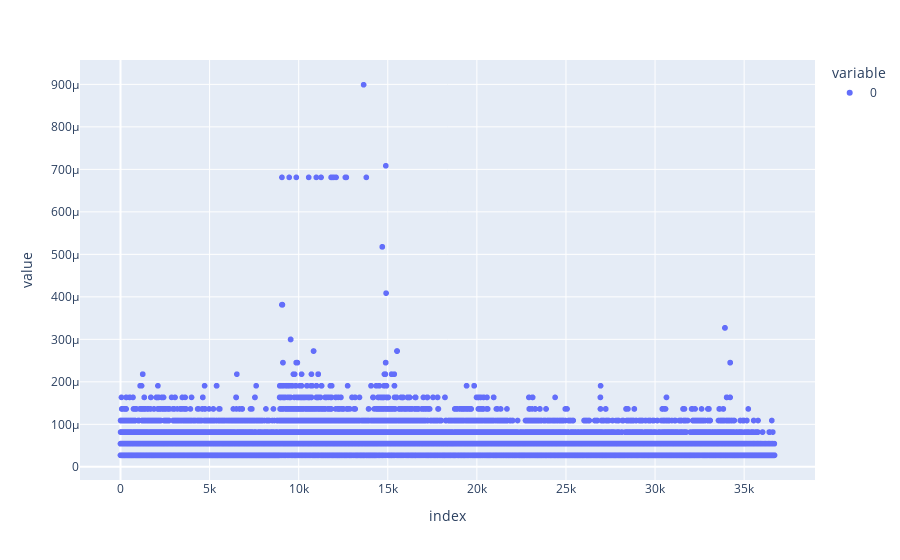

Notebook source saved alongside this figure:
### Code cell
px.scatter(degree_centrality.values())

### Figure 1 — Plotly figure (JSON) as saved in the notebook; plotly's stock layout.template omitted (floating-point values rounded to 4 significant figures; data arrays with more than 128 entries replaced by an {"elided": "..."} marker saying what was removed)
{"data": [{"hovertemplate": "variable=0<br>index=%{x}<br>value=%{y}<extra></extra>", "legendgroup": "0", "marker": {"color": "#636efa", "symbol": "circle"}, "mode": "markers", "name": "0", "showlegend": true, "type": "scattergl", "x": {"elided": "36704 int values"}, "xaxis": "x", "y": {"elided": "36704 float values"}, "yaxis": "y"}], "layout": {"autosize": true, "legend": {"title": {"text": "variable"}, "tracegroupgap": 0}, "margin": {"t": 60}, "xaxis": {"anchor": "y", "autorange": true, "domain": [0, 1], "range": [-2141.0, 38840.0], "title": {"text": "index"}, "type": "linear"}, "yaxis": {"anchor": "x", "autorange": true, "domain": [0, 1], "range": [-4.026e-05, 0.0009666], "title": {"text": "value"}, "type": "linear"}}}
